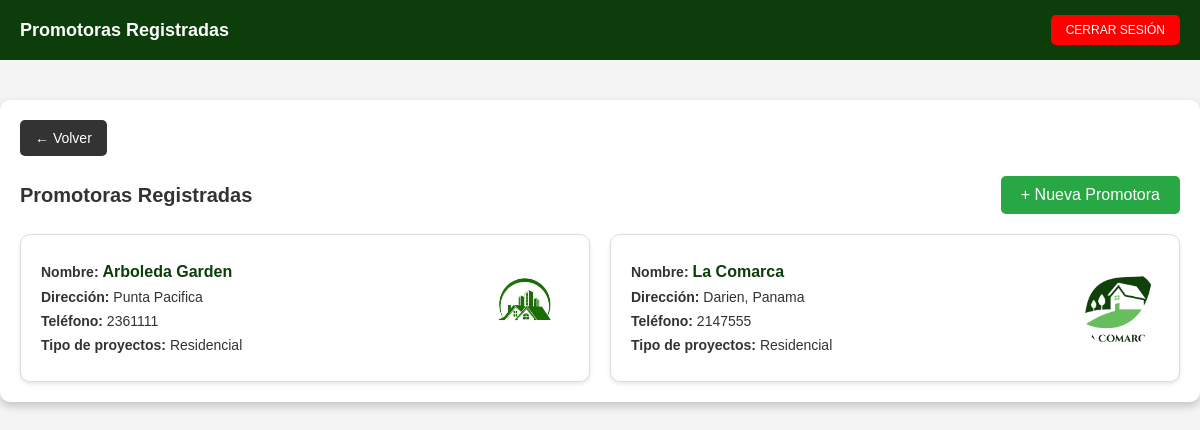
The app's page /PROYECTO/promotoras.php (signed in) with its own data.
### tables this page shows
CREATE TABLE `promotora` (
  `ID_PROMOTORA` int(11) NOT NULL,
  `NOMBRE_P` varchar(100) DEFAULT NULL,
  `DIRECCION` varchar(100) DEFAULT NULL,
  `TELEFONO` varchar(15) DEFAULT NULL,
  `TIPO_PROYECTO` varchar(50) DEFAULT NULL,
  `IMAGEN` varchar(255) DEFAULT NULL
);

### PROYECTO/promotoras.php (the view, shortened to what this page needs)
<?php
include 'conexion.php';
$sql = "SELECT * FROM PROMOTORA";
$result = $conn->query($sql);
?>
<!DOCTYPE html>
<html lang="es">
<head>
</head>
<body>
    <header>
        <div class="title">Promotoras Registradas</div>
        <button class="logout-btn" onclick="window.location.href='logout.php'">Cerrar Sesión</button>
    </header>
    <div class="container">
        <a href="dashboard_usuario.php" class="back-button">← Volver</a>
        <div class="add-promotora-container">
            <h2>Promotoras Registradas</h2>
            <a href="Regpromotora.php" class="add-promotora">+ Nueva Promotora</a>
        </div>
        <div class="promotoras-grid">
            <?php while ($row = $result->fetch_assoc()) : ?>
                <div class="promotora-card">
                    <div class="promotora-details">
                        <p><strong>Nombre:</strong> <a href="Promproyectos.php?id_promotora=<?php echo $row['ID_PROMOTORA']; ?>"><?php echo htmlspecialchars($row['NOMBRE_P']); ?></a></p>
                        <p><strong>Dirección:</strong> <?php echo htmlspecialchars($row['DIRECCION']); ?></p>
                        <p><strong>Teléfono:</strong> <?php echo htmlspecialchars($row['TELEFONO']); ?></p>
                        <p><strong>Tipo de proyectos:</strong> <?php echo htmlspecialchars($row['TIPO_PROYECTO']); ?></p>
                    </div>
                    <img src="images/promotoras/<?php echo htmlspecialchars($row['IMAGEN']); ?>" alt="Logo de <?php echo htmlspecialchars($row['NOMBRE_P']); ?>" class="promotora-logo">
                </div>
            <?php endwhile; ?>
        </div>
    </div>
</body>
</html>

### PROYECTO/promotoras.php (style rules this page uses)
body { font-family: Arial, sans-serif; margin: 0; padding: 0; background-color: #f4f4f4; color: #333; }
header { background-color: #0c3d0a; color: white; padding: 15px 20px; display: flex; justify-content: space-between; align-items: center; }
header .title { font-size: 18px; font-weight: bold; }
header .logout-btn { background-color: red; color: white; padding: 8px 15px; border: none; border-radius: 5px; text-transform: uppercase; font-size: 12px; cursor: pointer; }
.container { max-width: 1200px; margin: 40px auto; padding: 20px; background: #fff; border-radius: 10px; box-shadow: 0 4px 10px rgba(0, 0, 0, 0.2); }
.back-button { display: inline-block; margin-bottom: 20px; padding: 10px 15px; background-color: #333; color: white; border-radius: 5px; text-decoration: none; font-size: 14px; }
.add-promotora-container { display: flex; justify-content: space-between; align-items: center; margin-bottom: 20px; }
.add-promotora-container h2 { font-size: 20px; font-weight: bold; margin: 0; }
.add-promotora { display: inline-block; padding: 10px 20px; background-color: #28a745; color: white; text-decoration: none; border-radius: 5px; font-size: 16px; }
.promotoras-grid { display: grid; grid-template-columns: repeat(auto-fit, minmax(400px, 1fr)); gap: 20px; }
.promotora-card { background-color: #fff; border: 1px solid #ddd; border-radius: 10px; padding: 20px; display: flex; justify-content: space-between; align-items: center; box-shadow: 0 2px 4px rgba(0, 0, 0, 0.1); transition: transform 0.3s ease-in-out, box-shadow 0.3s ease-in-out; }
.promotora-details { flex: 1; padding-right: 20px; }
.promotora-details p { margin: 8px 0; font-size: 14px; }
.promotora-details a { text-decoration: none; color: #0c3d0a; font-size: 16px; font-weight: bold; }
.promotora-logo { width: 80px; height: 80px; object-fit: cover; border-radius: 50%; }

### records on screen
promotora: NOMBRE_P "Arboleda Garden", DIRECCION "Punta Pacifica", TELEFONO "2361111", TIPO_PROYECTO "Residencial", IMAGEN (picture)
promotora: NOMBRE_P "La Comarca", DIRECCION "Darien, Panama", TELEFONO "2147555", TIPO_PROYECTO "Residencial", IMAGEN (picture)
